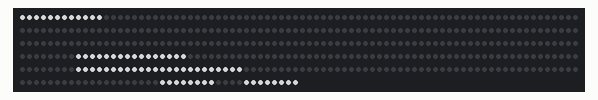
Recording of a sketch running on a simulated ESP8266 (NodeMCU). Shown: 440 RGB LEDs in strip order, left to right, continuing on the next row. Dim RGB values are drawn brighter than linear; WiFi joins after 1.5 s; servers stay silent unless stated; network time is answered at once with the bench clock; the local clock reads 2024-03-15 10:24:30 at power-on unless the sketch sets it.

Above: at 2.2 s.

The sketch:

qlockJoe.ino
```cpp
#include <Adafruit_NeoPixel.h>
#include <ESP8266WiFi.h>
#include <NTPClient.h>
#include <WiFiUdp.h>

/* ================= CONFIG ================= */

#define NUM_LEDS     440

#define PIN          12

#define WORD_PIXELS  4
#define INVALID_LED  999

#define FADE_STEPS   20
#define FADE_DELAY   30

const char* ssid     = "Annmary Villa";
const char* password = "74740780";

const long utcOffsetInSeconds = 19800;

/* ================= WORD MAP ================= */

int Time_Comp[21][7] = {
    {176, 180, 184, 999, 999, 999, 999}, // ONE     0
    {140, 136, 132, 999, 999, 999, 999}, // TWO     1
    {200, 204, 208, 212, 216, 999, 999}, // THREE   2
    {172, 168, 164, 160, 999, 999, 999}, // FOUR    3
    {156, 152, 148, 144, 999, 999, 999}, // FIVE    4
    {188, 192, 196, 999, 999, 999, 999}, // SIX     5
    { 84,  80,  76,  72,  68, 999, 999}, // SEVEN   6
    { 88,  92,  96, 100, 104, 999, 999}, // EIGHT   7
    {232, 228, 224, 220, 999, 999, 999}, // NINE    8
    {  0,   4,   8, 999, 999, 999, 999}, // TEN     9
    {108, 112, 116, 120, 124, 128, 999}, // ELEVEN  10
    { 64,  60,  56,  52,  48,  44, 999}, // TWELVE  11
    {260, 256, 252, 248, 999, 999, 999}, // PAST    12
    {300, 304, 999, 999, 999, 999, 999}, // TO      13
    {324, 320, 316, 312, 999, 999, 999}, // FIVE    14
    {284, 288, 292, 999, 999, 999, 999}, // TEN     15
    {360, 364, 368, 372, 376, 380, 384}, // QUARTER 16
    {348, 344, 340, 336, 332, 328, 999}, // TWENTY  17
    {264, 268, 272, 276, 999, 999, 999}, // HALF    18
    {436, 432, 999, 424, 420, 999, 999}, // IT IS   19
    { 20,  24,  28,  32,  36,  40, 999}  // O'CLOCK 20
};

/* ================= LED MATRIX ================= */

class LedMatrix {
  Adafruit_NeoPixel strip;

public:
  LedMatrix() : strip(NUM_LEDS, PIN, NEO_GRB + NEO_KHZ800) {}

  void begin() {
    strip.begin();
    strip.setBrightness(128);
    strip.clear();
    strip.show();
  }

  void show() { strip.show(); }

  void setWord(int led, uint8_t v) {
    if (led == INVALID_LED) return;

    for (int i = 0; i < WORD_PIXELS; i++)
      strip.setPixelColor(led + i, strip.Color(v, v, v));
  }

  void fullOn(int led) { setWord(led, 255); }
  void off(int led)    { setWord(led, 0);   }
};

/* ================= WORD CLOCK ================= */

class WordClock {
  int current[4]  = {99,99,99,99};
  int previous[4] = {99,99,99,99};

  int fadeList[28];
  int fadeStep = 0;
  bool fading = false;

public:
  void update(NTPClient &time) {
    memcpy(previous, current, sizeof(current));

    int minutes = (time.getMinutes() / 5) * 5;
    int hours   = time.getHours();

    if (minutes >= 35)
      hours++;

    current[0] = current[1] = 99;

    if (minutes == 5 || minutes == 55)  current[0] = 14;
    if (minutes == 10 || minutes == 50) current[0] = 15;
    if (minutes == 15 || minutes == 45) current[0] = 16;
    if (minutes == 20 || minutes == 40) current[0] = 17;

    if (minutes == 25 || minutes == 35) {
      current[0] = 17;
      current[1] = 14;
    }

    if (minutes == 30)
      current[0] = 18;

    if (minutes == 0)
      current[2] = 20;      // O'CLOCK
    else if (minutes < 35)
      current[2] = 12;      // PAST
    else
      current[2] = 13;      // TO

    current[3] = (hours % 12) - 1;

    if (current[3] < 0)
      current[3] += 12;
  }

  void render(LedMatrix &leds) {

    fadeStep = 0;
    fading = false;

    // --- IT IS always ON ---
    for (int i = 0; i < 7; i++) {
      if (Time_Comp[19][i] != INVALID_LED)
        leds.fullOn(Time_Comp[19][i]);
    }

    for (int i = 0, j = 0, k = 0; i < 28; i++, j = i / 7) {

      int now  = (current[j]  != 99) ? Time_Comp[current[j]][k]  : INVALID_LED;
      int prev = (previous[j] != 99) ? Time_Comp[previous[j]][k] : INVALID_LED;

      if (now != INVALID_LED)
        leds.fullOn(now);

      // ✅ FIXED:
      // O'CLOCK now fades correctly
      // ONLY IT IS is excluded from fade
      if (prev != INVALID_LED &&
          prev != now &&
          prev != 19) {

        fadeList[i] = prev;
        fading = true;

      } else {
        fadeList[i] = INVALID_LED;
      }

      if (++k > 6)
        k = 0;
    }

    // --- O'CLOCK only at exact hour ---
    if (current[2] == 20) {
      for (int i = 0; i < 7; i++) {
        if (Time_Comp[20][i] != INVALID_LED)
          leds.fullOn(Time_Comp[20][i]);
      }
    }

    leds.show();
  }

  void fade(LedMatrix &leds) {
    if (!fading) return;

    for (int step = 0; step <= FADE_STEPS; step++) {
        uint8_t v = map(step, 0, FADE_STEPS, 255, 0);

        for (int i = 0; i < 28; i++) {
            if (fadeList[i] != INVALID_LED)
                leds.setWord(fadeList[i], v);
        }

        leds.show();
        delay(FADE_DELAY);
    }

    // Ensure fully off at end
    for (int i = 0; i < 28; i++) {
        if (fadeList[i] != INVALID_LED)
            leds.off(fadeList[i]);
    }
    leds.show();

    fading = false;
  }
};

/* ================= WIFI ================= */

class WiFiLED {

  int anim[4][7] = {
    {108,999,999,999,999,999,999},
    {156,152,148,999,999,999,999},
    {188,192,196,200,204,999,999},
    {252,248,244,240,236,232,228}
  };

public:

  void connect(LedMatrix &leds) {

    WiFi.begin(ssid, password);

    int i = 0;

    while (WiFi.status() != WL_CONNECTED) {

      if (i > 3) {
        leds.begin();
        i = 0;
      }

      for (int j = 0; j < 7; j++) {

        if (anim[i][j] != INVALID_LED)
          leds.fullOn(anim[i][j]);
      }

      leds.show();

      delay(300);

      i++;
    }

    leds.begin(); // clear LEDs after WiFi connects
  }
};

/* ================= MAIN ================= */

WiFiUDP udp;
NTPClient timeClient(udp, "pool.ntp.org", utcOffsetInSeconds);

LedMatrix leds;
WordClock clockLogic;
WiFiLED wifiAnim;

void setup() {

  leds.begin();

  wifiAnim.connect(leds);

  delay(500);

  timeClient.begin();
  timeClient.update();
}

void loop() {
    static int lastMinute = -1;

    timeClient.update();

    if (timeClient.getMinutes() != lastMinute) {
        lastMinute = timeClient.getMinutes();

        clockLogic.update(timeClient);
        clockLogic.render(leds);
        clockLogic.fade(leds);
    }

    delay(5000); // check every 5 seconds — plenty for a word clock
}
```
